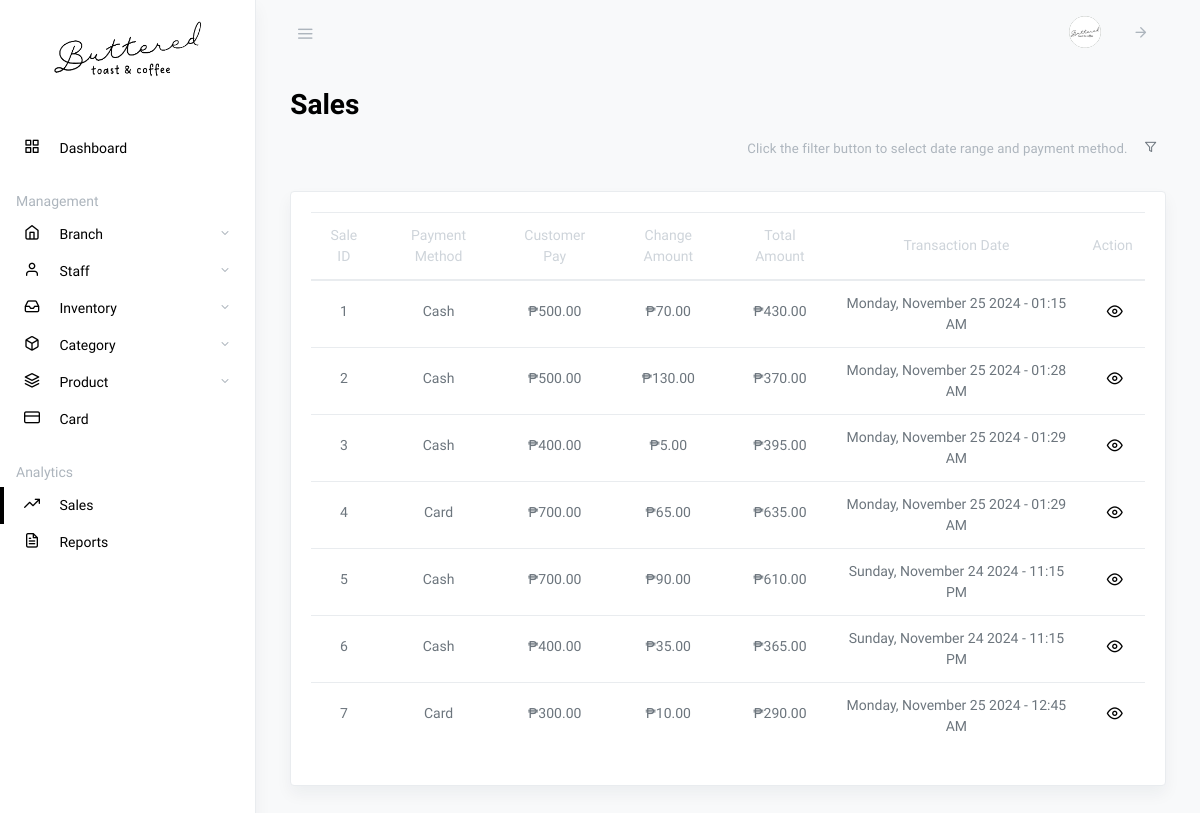
Page /owner-sales.php (signed in) on the earlier database version.
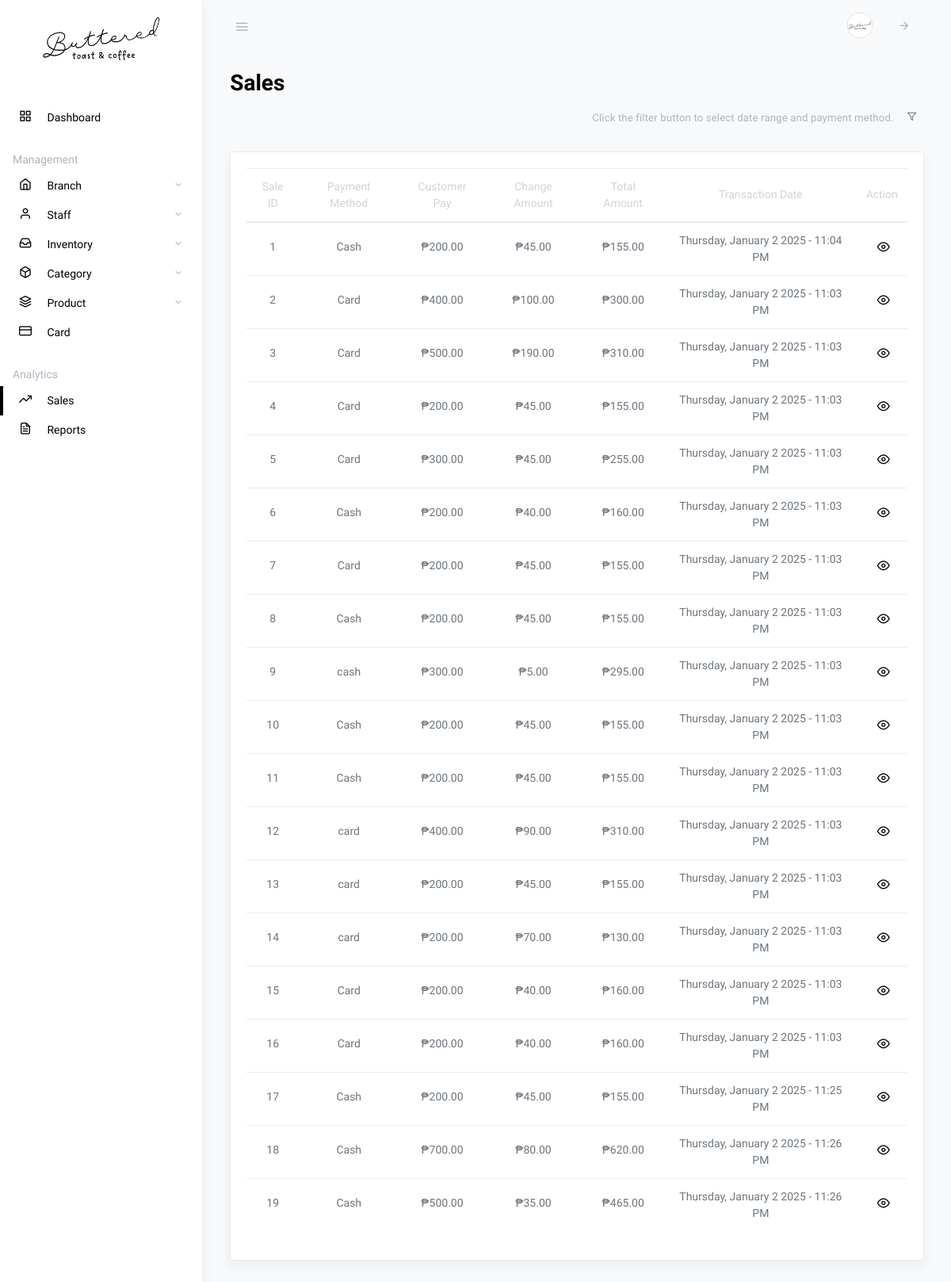
Same page on the later database version.
### tables this page shows
CREATE TABLE `owner` (
  `owner_id` int(11) NOT NULL,
  `username` varchar(50) NOT NULL,
  `password` varchar(255) NOT NULL,
  `email` text NOT NULL,
  `firstname` text NOT NULL,
  `lastname` text NOT NULL,
  `contact_number` text NOT NULL,
  `photo` text NOT NULL,
  `account_created` timestamp(6) NOT NULL DEFAULT current_timestamp(6) ON UPDATE current_timestamp(6)
);

CREATE TABLE `sales` (
  `sale_id` int(11) NOT NULL,
  `branch_id` int(11) NOT NULL,
  `total_amount` decimal(11,2) NOT NULL,
  `customer_pay` decimal(11,2) NOT NULL,
  `change_amount` decimal(11,2) NOT NULL,
  `payment_method` text NOT NULL,
  `queue_no` text NOT NULL,
  `status` int(1) NOT NULL,
  `transaction_date` timestamp(6) NOT NULL DEFAULT current_timestamp(6) ON UPDATE current_timestamp(6)
);

### owner-sales.php (the view, shortened to what this page needs)
<?php
$active_page = "sales";
?>
<!DOCTYPE html>
<html lang="en">
<head>
    <?php include 'partials/header.php'; ?>
    <link rel="stylesheet" href="css/dataTables.bootstrap4.css">
</head>
<body class="vertical  light">
    <div class="wrapper">
        <?php include 'partials/owner-navbar.php'; ?>
        <main role="main" class="main-content">
            <div class="container-fluid">
                <div class="row justify-content-center">
                    <div class="col-12">
                        <h2 class="page-title">Sales</h2>
                        <div class="row align-items-center my-2">
                            <div class="col-auto ml-auto">
                                <form class="form-inline">
                                    <div class="form-group">
                                        <div class="px-2 py-2 text-muted">
                                            <span class="small" id="filterMessage">
                                                Click the filter button to select date range and payment method.</span>
                                        </div>
                                    </div>
                                    <div class="form-group">
                                        <button type="button" class="btn btn-sm" data-toggle="modal"
                                            data-target="#filterModal">
                                            <i class="fe fe-filter"></i></button>
                                    </div>
                                </form>
                            </div>
                        </div>
                        <div class="row my-4">
                            <div class="col-md-12">
                                <div class="card shadow">
                                    <div class="card-body">
                                        <table class="table datatables" id="dataTable-1">
                                            <thead>
                                                <tr class="text-center">
                                                    <th>Sale ID</th>
                                                    <th>Payment Method</th>
                                                    <th>Customer Pay</th>
                                                    <th>Change Amount</th>
                                                    <th>Total Amount</th>
                                                    <th>Transaction Date</th>
                                                    <th>Action</th>
                                                </tr>
                                            </thead>
                                            <tbody>
                                                <?php
                                                $sql1 = "SELECT * FROM sales";
                                                $r = mysqli_query($link, $sql1);
                                                if ($r->num_rows > 0) {
                                                    while ($row1 = mysqli_fetch_assoc($r)) {
                                                        ?>
                                                        <tr class="text-center">
                                                            <td>
                                                                <p class="fw-normal mb-1">
                                                                    <?php echo $row1['sale_id']; ?>
                                                                </p>
                                                            </td>
                                                            <td>
                                                                <p class="fw-normal mb-1">
                                                                    <?php echo $row1['payment_method']; ?>
                                                                </p>
                                                            </td>
                                                            <td>
                                                                <p class="fw-normal mb-1">
                                                                    ₱<?php echo number_format($row1['customer_pay'], 2); ?>
                                                                </p>
                                                            </td>
                                                            <td>
                                                                <p class="fw-normal mb-1">
                                                                    ₱<?php echo number_format($row1['change_amount'], 2); ?>
                                                                </p>
                                                            </td>
                                                            <td>
                                                                <p class="fw-normal mb-1">
                                                                    ₱<?php echo number_format($row1['total_amount'], 2); ?>
                                                                </p>
                                                            </td>
                                                            <td>
                                                                <?php
                                                                $formattedDate = date("l, F j Y - h:i A", strtotime($row1["transaction_date"]));
                                                                ?>
                                                                <span
                                                                    class="formatted-date"><?php echo $formattedDate; ?></span>
                                                            </td>
                                                            <td>
                                                                <div class="d-inline">
                                                                    <a class="ml-1 action-icon" href="#" data-toggle="modal"
                                                                        type="button"
                                                                        data-target="#view-sales-items-<?php echo $row1['sale_id'] ?>">
                                                                        <i class="fe fe-eye fe-16"></i>
                                                                    </a>
                                                                </div>
                                                            </td>
                                                        </tr>
                                                        <?php
                                                    }
                                                }
                                                ?>
                                            </tbody>
                                        </table>
                                    </div>
                                </div>
                            </div>
                        </div>
                    </div>
                </div>
            </div>
        </main>
    </div>
</body>
</html>

### partials/header.php (shortened to what this page needs)
<link rel="stylesheet" href="css/simplebar.css">
<link rel="stylesheet" href="css/feather.css">
<link rel="stylesheet" href="css/select2.css">
<link rel="stylesheet" href="css/app-light.css" id="lightTheme">

### partials/owner-navbar.php (shortened to what this page needs)
<?php
require_once "config.php";
$sql = "SELECT * FROM owner WHERE owner_id = '".$_SESSION['id']."'";
$result = mysqli_query($link, $sql);
$row = mysqli_fetch_assoc($result);
?>
<nav class="topnav navbar navbar-light">
    <button type="button" class="navbar-toggler text-muted mt-2 p-0 mr-3 collapseSidebar">
        <i class="fe fe-menu navbar-toggler-icon"></i>
    </button>
    <ul class="nav">
        <li class="nav-item">
            <a class="nav-link text-muted" href="#">
                <span class="avatar avatar-sm">
                    <img src="storage/profile/<?php if ($row["photo"] != "" ) { echo $row["photo"]; } else { echo 'default_image.png'; } ?>" alt="..." class="avatar-img rounded-circle">
                </span>
            </a>
        </li>
        <li class="nav-item">
            <a class="nav-link text-muted my-2" href="#" data-toggle="modal" data-target="#defaultModal">
                <i class="fe fe-arrow-right fe-16"></i>
            </a>
        </li>
    </ul>
</nav>
<aside class="sidebar-left border-right bg-white shadow" id="leftSidebar" data-simplebar>
    <nav class="vertnav navbar navbar-light">
        <div class="w-100 mb-4 d-flex">
            <a class="navbar-brand mx-auto mt-2 flex-fill text-center" href="owner-dashboard">
                <div class="text-center mb-4">
                    <img src="assets/images/logo.png" alt="" width="150">
                </div>
            </a>
        </div>
        <ul class="navbar-nav flex-fill w-100 mb-2">
            <li class="nav-item w-100 <?php if ($active_page == "dashboard") { echo "active"; } ?>">
                <a class="nav-link" href="owner-dashboard">
                    <i class="fe fe-grid fe-16"></i>
                    <span class="ml-3 item-text">Dashboard</span>
                </a>
            </li>
        </ul>
        <p class="text-muted nav-heading mt-3 mb-1">
            <span>Management</span>
        </p>
        <ul class="navbar-nav flex-fill w-100 mb-2">
            <li class="nav-item <?php if ($active_page == "branch") { echo "active"; } ?> dropdown">
                <a href="#owner-branch" data-toggle="collapse" aria-expanded="false" class="dropdown-toggle nav-link">
                    <i class="fe fe-home fe-16"></i>
                    <span class="ml-3 item-text">Branch</span>
                </a>
            </li>
            <li class="nav-item <?php if ($active_page == "staff") { echo "active"; } ?> dropdown">
                <a href="#owner-staff" data-toggle="collapse" aria-expanded="false" class="dropdown-toggle nav-link">
                    <i class="fe fe-user fe-16"></i>
                    <span class="ml-3 item-text">Staff</span>
                </a>
            </li>
            <li class="nav-item <?php if ($active_page == "inventory") { echo "active"; } ?> dropdown">
                <a href="#owner-inventory" data-toggle="collapse" aria-expanded="false"
                    class="dropdown-toggle nav-link">
                    <i class="fe fe-inbox fe-16"></i>
                    <span class="ml-3 item-text">Inventory</span>
                </a>
            </li>
            <li class="nav-item <?php if ($active_page == "category") { echo "active"; } ?> dropdown">
                <a href="#owner-category" data-toggle="collapse" aria-expanded="false" class="dropdown-toggle nav-link">
                    <i class="fe fe-box fe-16"></i>
                    <span class="ml-3 item-text">Category</span>
                </a>
            </li>
            <li class="nav-item <?php if ($active_page == "product") { echo "active"; } ?> dropdown">
                <a href="#owner-product" data-toggle="collapse" aria-expanded="false" class="dropdown-toggle nav-link">
                    <i class="fe fe-layers fe-16"></i>
                    <span class="ml-3 item-text">Product</span>
                </a>
            </li>
            <li class="nav-item w-100 <?php if ($active_page == "card") { echo "active"; } ?>">
                <a class="nav-link" href="owner-card-management">
                    <i class="fe fe-credit-card fe-16"></i>
                    <span class="ml-3 item-text">Card</span>
                </a>
            </li>
        </ul>
        <p class="text-muted nav-heading mt-3 mb-1">
            <span>Analytics</span>
        </p>
        <ul class="navbar-nav flex-fill w-100 mb-2">
            <li class="nav-item w-100 <?php if ($active_page == "sales") { echo "active"; } ?>">
                <a class="nav-link" href="owner-sales">
                    <i class="fe fe-trending-up fe-16"></i>
                    <span class="ml-3 item-text">Sales</span>
                </a>
            </li>
            <li class="nav-item w-100 <?php if ($active_page == "reports") { echo "active"; } ?>">
                <a class="nav-link" href="owner-reports">
                    <i class="fe fe-file-text fe-16"></i>
                    <span class="ml-3 item-text">Reports</span>
                </a>
            </li>
        </ul>
    </nav>
</aside>

### css/simplebar.css (style rules this page uses)
[data-simplebar] { position: relative; flex-direction: column; flex-wrap: wrap; justify-content: flex-start; align-content: flex-start; align-items: flex-start; }

### css/feather.css (style rules this page uses)
.fe { font-family: "feather" !important; speak: none; font-style: normal; font-weight: normal; font-variant: normal; text-transform: none; line-height: 1; -webkit-font-smoothing: antialiased; -moz-osx-font-smoothing: grayscale; }
.fe-16 { font-size: 16px; }
.fe-arrow-right:before { content: ""; }
.fe-box:before { content: ""; }
.fe-credit-card:before { content: ""; }
.fe-eye:before { content: ""; }
.fe-file-text:before { content: ""; }
.fe-filter:before { content: ""; }
.fe-grid:before { content: ""; }
.fe-home:before { content: ""; }
.fe-inbox:before { content: ""; }
.fe-layers:before { content: ""; }
.fe-menu:before { content: ""; }
.fe-trending-up:before { content: ""; }
.fe-user:before { content: ""; }

### partials/header.php (style rules this page uses)
.navbar-light .navbar-nav .nav-link { color: #000 !important; }
.action-icon { color: #000; }
.page-title, .card-title { color: #000; }

Differences in the rows shown:
changed sales id 1: customer_pay "500.00" → "200.00"; change_amount "70.00" → "45.00"; total_amount "430.00" → "155.00"; transaction_date "Monday, November 25 2024 - 01:15 AM" → "Thursday, January 2 2025 - 11:04 PM"
changed sales id 2: payment_method "Cash" → "Card"; customer_pay "500.00" → "400.00"; change_amount "130.00" → "100.00"; total_amount "370.00" → "300.00"; transaction_date "Monday, November 25 2024 - 01:28 AM" → "Thursday, January 2 2025 - 11:03 PM"
changed sales id 3: payment_method "Cash" → "Card"; customer_pay "400.00" → "500.00"; change_amount "5.00" → "190.00"; total_amount "395.00" → "310.00"; transaction_date "Monday, November 25 2024 - 01:29 AM" → "Thursday, January 2 2025 - 11:03 PM"
changed sales id 4: customer_pay "700.00" → "200.00"; change_amount "65.00" → "45.00"; total_amount "635.00" → "155.00"; transaction_date "Monday, November 25 2024 - 01:29 AM" → "Thursday, January 2 2025 - 11:03 PM"
changed sales id 5: payment_method "Cash" → "Card"; customer_pay "700.00" → "300.00"; change_amount "90.00" → "45.00"; total_amount "610.00" → "255.00"; transaction_date "Sunday, November 24 2024 - 11:15 PM" → "Thursday, January 2 2025 - 11:03 PM"
changed sales id 6: customer_pay "400.00" → "200.00"; change_amount "35.00" → "40.00"; total_amount "365.00" → "160.00"; transaction_date "Sunday, November 24 2024 - 11:15 PM" → "Thursday, January 2 2025 - 11:03 PM"
changed sales id 7: customer_pay "300.00" → "200.00"; change_amount "10.00" → "45.00"; total_amount "290.00" → "155.00"; transaction_date "Monday, November 25 2024 - 12:45 AM" → "Thursday, January 2 2025 - 11:03 PM"
added sales: sale_id "8", payment_method "Cash", customer_pay "200.00", change_amount "45.00", total_amount "155.00", transaction_date "Thursday, January 2 2025 - 11:03 PM"
added sales: sale_id "9", payment_method "cash", customer_pay "300.00", change_amount "5.00", total_amount "295.00", transaction_date "Thursday, January 2 2025 - 11:03 PM"
added sales: sale_id "10", payment_method "Cash", customer_pay "200.00", change_amount "45.00", total_amount "155.00", transaction_date "Thursday, January 2 2025 - 11:03 PM"
added sales: sale_id "11", payment_method "Cash", customer_pay "200.00", change_amount "45.00", total_amount "155.00", transaction_date "Thursday, January 2 2025 - 11:03 PM"
added sales: sale_id "12", payment_method "card", customer_pay "400.00", change_amount "90.00", total_amount "310.00", transaction_date "Thursday, January 2 2025 - 11:03 PM"
added sales: sale_id "13", payment_method "card", customer_pay "200.00", change_amount "45.00", total_amount "155.00", transaction_date "Thursday, January 2 2025 - 11:03 PM"
added sales: sale_id "14", payment_method "card", customer_pay "200.00", change_amount "70.00", total_amount "130.00", transaction_date "Thursday, January 2 2025 - 11:03 PM"
added sales: sale_id "15", payment_method "Card", customer_pay "200.00", change_amount "40.00", total_amount "160.00", transaction_date "Thursday, January 2 2025 - 11:03 PM"
added sales: sale_id "16", payment_method "Card", customer_pay "200.00", change_amount "40.00", total_amount "160.00", transaction_date "Thursday, January 2 2025 - 11:03 PM"
added sales: sale_id "17", payment_method "Cash", customer_pay "200.00", change_amount "45.00", total_amount "155.00", transaction_date "Thursday, January 2 2025 - 11:25 PM"
added sales: sale_id "18", payment_method "Cash", customer_pay "700.00", change_amount "80.00", total_amount "620.00", transaction_date "Thursday, January 2 2025 - 11:26 PM"
added sales: sale_id "19", payment_method "Cash", customer_pay "500.00", change_amount "35.00", total_amount "465.00", transaction_date "Thursday, January 2 2025 - 11:26 PM"
